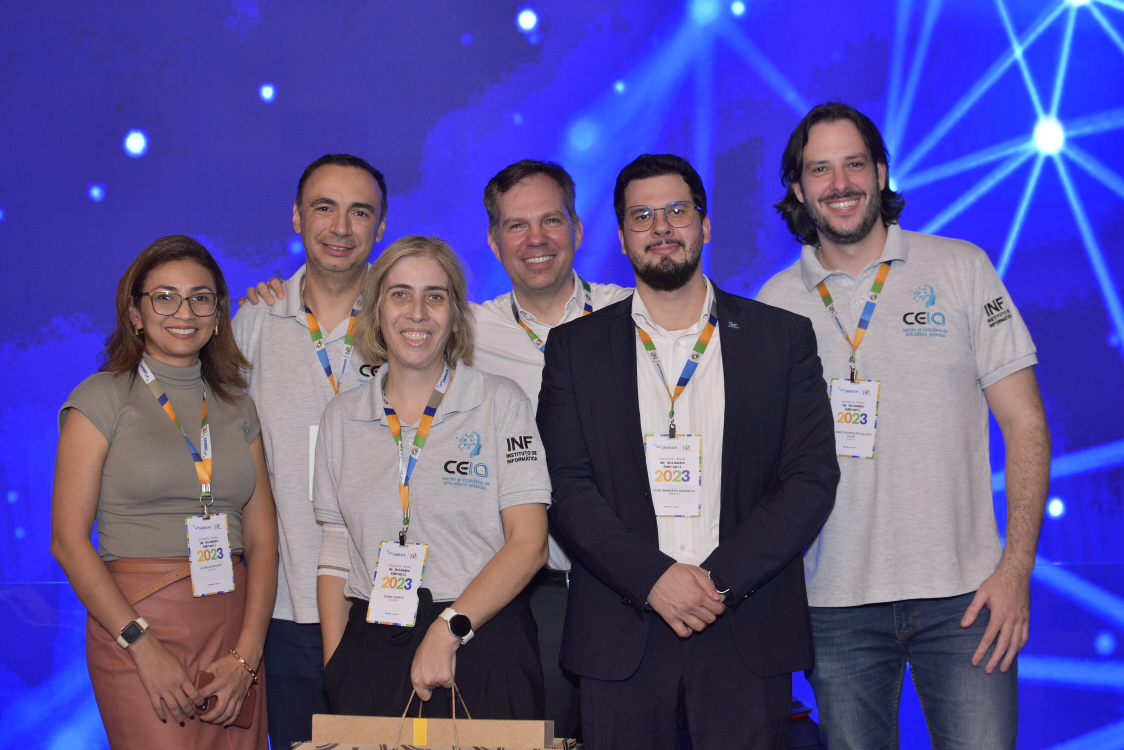
#> input picture deteccao-de-faces/img/foto-inf4.jpeg, 4496 x 3000 px, found by its file name (shown at 1/4 size)
$ python 01deteccao-de-faces.py
#> lines starting #> are read from the running program, lines starting #| are printed output that depends on the picture; after the words box and inside, x2 and y2 are one past the last pixel; in counts of white or black regions, pixels touching at a corner belong together
import cv2

# carrega a imagem a parti do caminho e armazena na variavel 'img'
img = cv2.imread(r'C:\Users\vinis\OneDrive\Documents\Programacao\visao-computacional\deteccao-de-faces\img\foto-inf4.jpeg')
#> img is the input picture: shape (3000, 4496, 3); mean B, G, R 149.6, 82.9, 91.7

# verificar as dimensoes da imagem carregada e imprime no terminal
print(img.shape)
#| (3000, 4496, 3)

# verifica se a imagem foi carregada corretamente
if img is not None:
    print('Imagem carregada com sucesso.')
    cv2.imshow('Imagem', img)   # mostra a imagem original em um janela
    cv2.waitKey(0)              # aguarda qualquer tecla ser pressionada pra continuar
    cv2.destroyAllWindows()     # fecha todas as janelas aberta do opencv
else:
    print('Erro ao carregar a imagem.') # exibe mensagem de erro se a imagem não for carregada.

img2 = cv2.resize(img, (1280, 960))  # redimensiona a imagem para 1280x960 px e armazena a nova img na variavel img2.
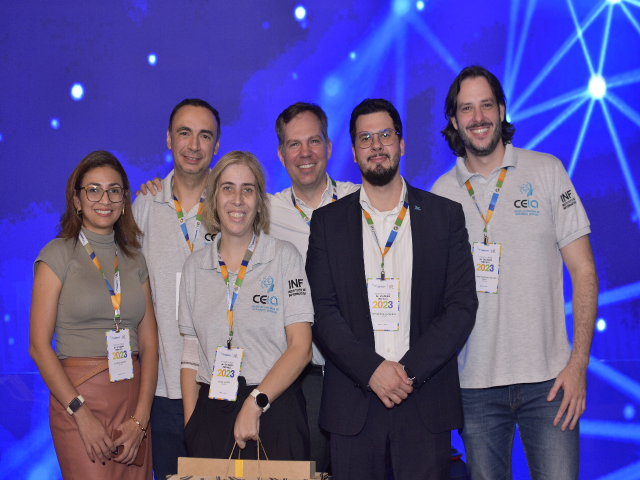
#> img2: shape (960, 1280, 3) (shown at 1/2 size); mean B, G, R 149.5, 82.7, 91.6
print(img2.shape)                   # verifica as dimensoes e mostra no terminal
#| (960, 1280, 3)

img2_cinza = cv2.cvtColor(img2, cv2.COLOR_BGR2GRAY) #converte a imagem dimensionada para escala de cinzas
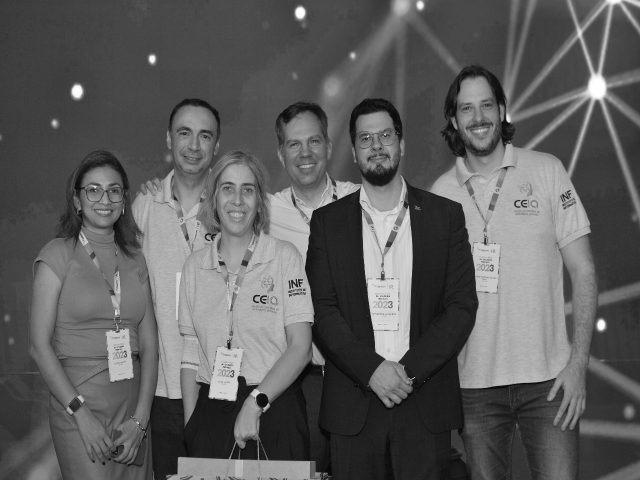
#> img2_cinza: shape (960, 1280) (shown at 1/2 size); min 5, max 255, mean 93

# verifica se a conversão para escala de cinzas foi realizada com sucesso.
if img2_cinza is not None:
    print('Imagem em escala de cinzas carregada com sucesso.')
    cv2.imshow('Imagem', img2_cinza)    # mostra a imagem oem escala de cinzas em um janela
    cv2.waitKey(0)                      # aguarda qualquer tecla ser pressionada pra continuar
    cv2.destroyAllWindows()             # fecha todas as janelas aberta do opencv
else:
    print('Erro ao carregar imagem em escala de cinza.')    # exibe mensagem de erro se a imagem não for carregada.

print(img2_cinza.shape) # verificar as dimensoes da imagem carregada e imprime no terminal
#| (960, 1280)

# carrega o classificador em cascata para detecção de faces
detector_facial = cv2.CascadeClassifier(r'C:\Users\vinis\OneDrive\Documents\Programacao\visao-computacional\deteccao-de-faces\cascades\haarcascade_frontalface_default.xml')

deteccoes = detector_facial.detectMultiScale(img2_cinza, scaleFactor=1.39)
#> deteccoes = [[899, 169, 118, 118], [333, 224, 113, 113], [696, 230, 112, 112], [560, 246, 103, 103], [422, 337, 109, 109], [143, 332, 125, 125]]
# detecta faces na imagem em escala de cinzas. `scaleFactor=1.08` ajusta como o detector faz a busca.
print(deteccoes)        # mostra as coordenadas das deteccções
#| [[899 169 118 118]
#|  [333 224 113 113]
#|  [696 230 112 112]
#|  [560 246 103 103]
#|  [422 337 109 109]
#|  [143 332 125 125]]
print(len(deteccoes))   # mostra o número de faces detectadas
#| 6


# desenha retangulos ao redor das faces detectadas na imagem redimensionada
for x, y, w, h in deteccoes:
    cv2.rectangle(img2, (x,y), (x+w, y+h), (0,255,52), 2)
#> this loop made 6 passes
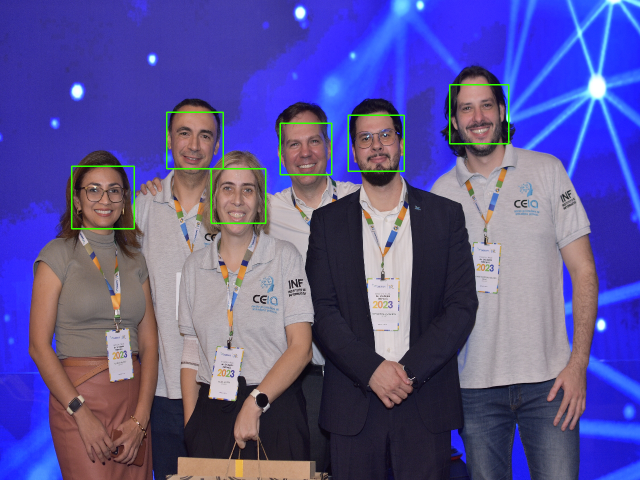
#> img2: shape (960, 1280, 3) (shown at 1/2 size); 0.66% of pixels changed, all inside (x1, y1, x2, y2) = (142, 168, 1019, 459)
    # desenha um retangulo com a cor (0,255,52) e expressura de 2 pixels


cv2.imshow('Imagem com detecção de faces', img2)    # exibe a imagem com retângulos ao redor dasfaces detectadas
cv2.waitKey(0)                                      # aguarda qualquer tecla ser pressionada pra continuar
cv2.destroyAllWindows()                             # fecha todas as janelas aberta do opencv

$ run again, with deteccao-de-faces/img/foto-inf1.jpeg copied over deteccao-de-faces/img/foto-inf4.jpeg
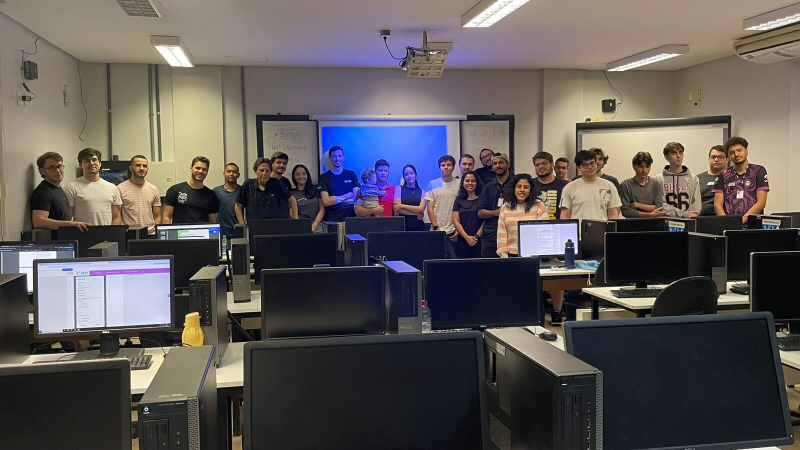
#> input picture deteccao-de-faces/img/foto-inf1.jpeg, 1600 x 900 px, found by its file name (shown at 1/2 size)
#> img is the input picture: shape (900, 1600, 3); mean B, G, R 86.2, 87.1, 92.1
#| (900, 1600, 3)
#| (960, 1280, 3)
#> `img2_cinza = cv2.cvtColor(img2, cv2.COLOR_BGR2GRAY)`:
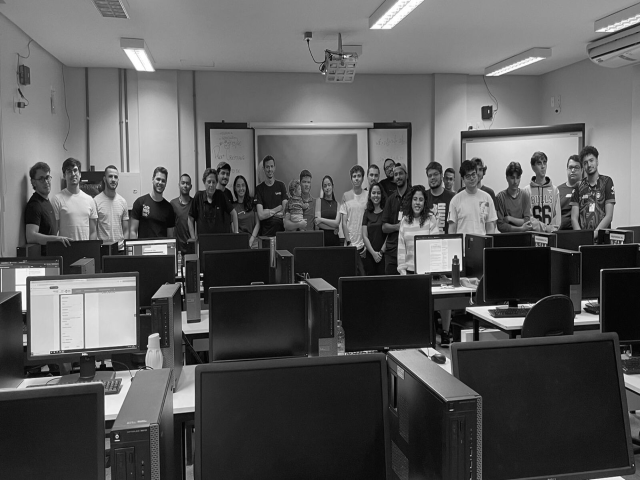
#> img2_cinza: shape (960, 1280) (shown at 1/2 size); min 0, max 255, mean 88.4
#| (960, 1280)
#> deteccoes = [[470, 362, 24, 24], [851, 338, 33, 33], [465, 359, 33, 33], [737, 374, 33, 33], [819, 386, 33, 33]]
#| [[470 362  24  24]
#|  [851 338  33  33]
#|  [465 359  33  33]
#|  [737 374  33  33]
#|  [819 386  33  33]]
#| 5
#> the loop `for x, y, w, h in deteccoes:` made 5 passes
#> after the loop `for x, y, w, h in deteccoes:`:
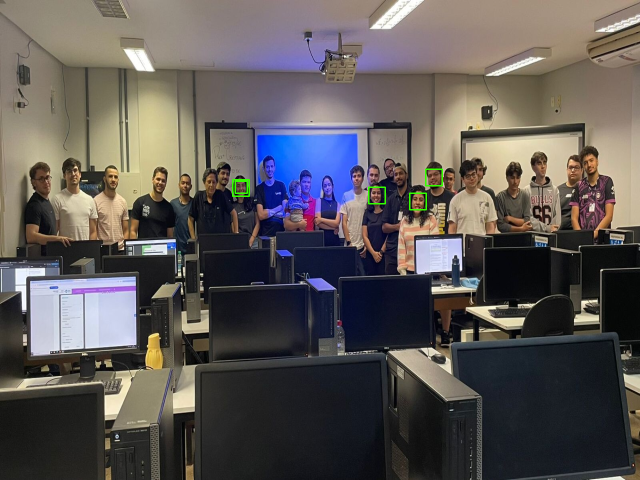
#> img2: shape (960, 1280, 3) (shown at 1/2 size); mean B, G, R 86, 87.3, 92

$ run again, with deteccao-de-faces/img/foto-inf2.jpeg copied over deteccao-de-faces/img/foto-inf4.jpeg
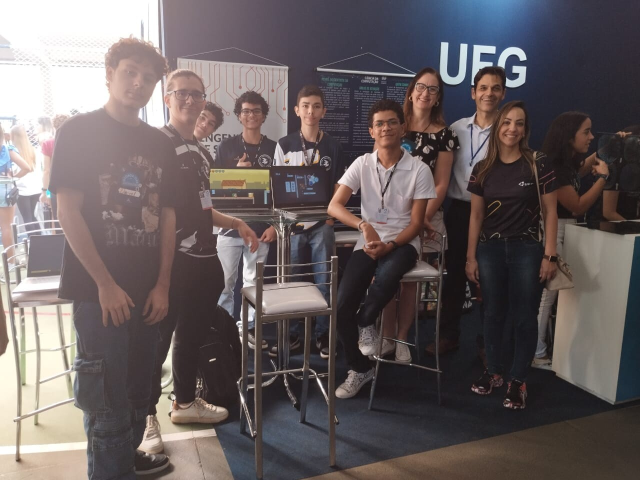
#> input picture deteccao-de-faces/img/foto-inf2.jpeg, 1280 x 960 px, found by its file name (shown at 1/2 size)
#> img is the input picture: shape (960, 1280, 3); mean B, G, R 96.7, 96.1, 105.5
#| (960, 1280, 3)
#| (960, 1280, 3)
#> `img2_cinza = cv2.cvtColor(img2, cv2.COLOR_BGR2GRAY)`:
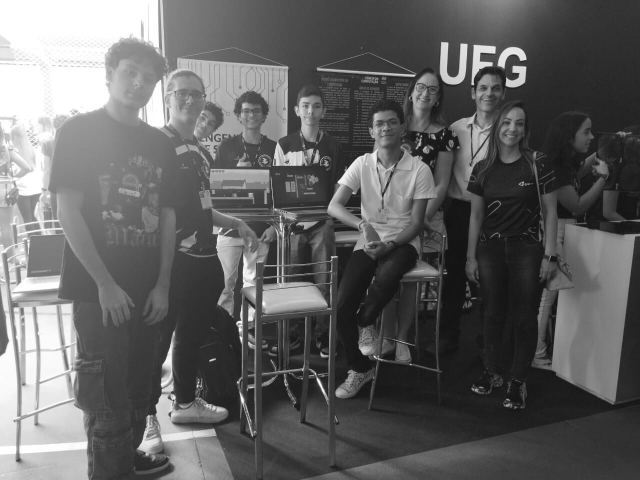
#> img2_cinza: shape (960, 1280) (shown at 1/2 size); min 5, max 255, mean 99
#| (960, 1280)
#> deteccoes = [[947, 152, 64, 64], [820, 151, 64, 64], [590, 187, 64, 64], [740, 221, 64, 64], [994, 221, 64, 64], [334, 152, 90, 90]]
#| [[947 152  64  64]
#|  [820 151  64  64]
#|  [590 187  64  64]
#|  [740 221  64  64]
#|  [994 221  64  64]
#|  [334 152  90  90]]
#| 6
#> the loop `for x, y, w, h in deteccoes:` made 6 passes
#> after the loop `for x, y, w, h in deteccoes:`:
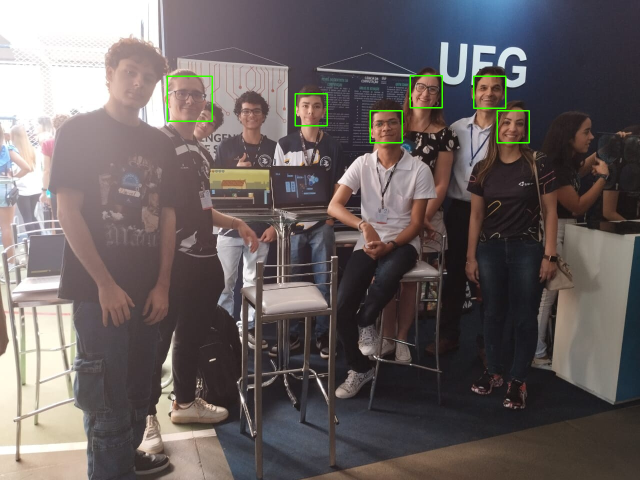
#> img2: shape (960, 1280, 3) (shown at 1/2 size); 0.4% of pixels changed, all inside (x1, y1, x2, y2) = (333, 150, 1060, 287)

$ run again, with deteccao-de-faces/img/foto-inf3-redim.jpeg copied over deteccao-de-faces/img/foto-inf4.jpeg
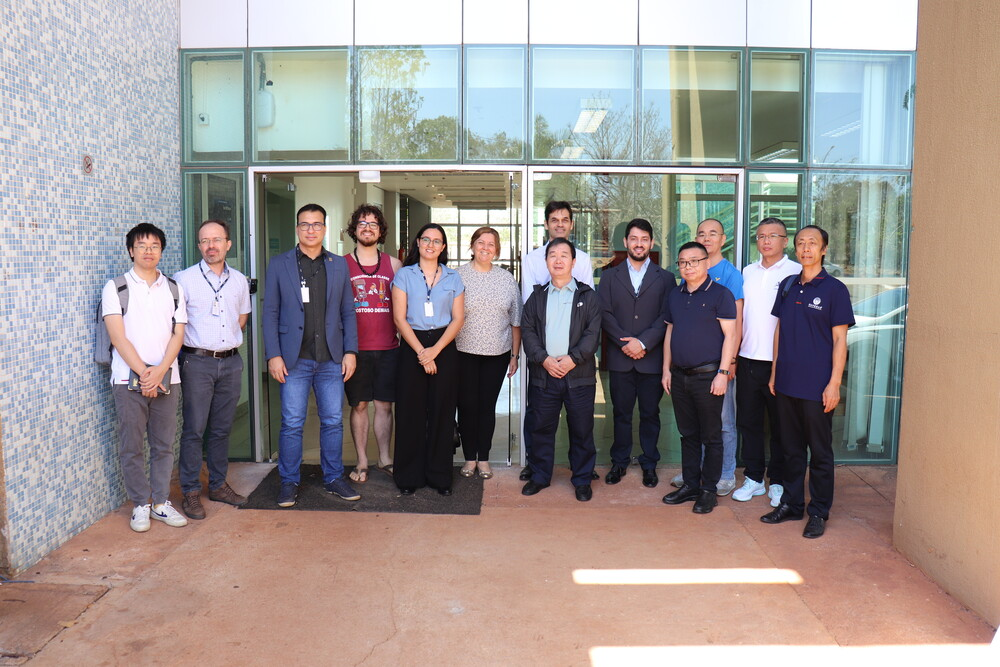
#> input picture deteccao-de-faces/img/foto-inf3-redim.jpeg, 1000 x 667 px, found by its file name
#> img is the input picture: shape (667, 1000, 3); mean B, G, R 146.3, 148.4, 158.1
#| (667, 1000, 3)
#| (960, 1280, 3)
#> `img2_cinza = cv2.cvtColor(img2, cv2.COLOR_BGR2GRAY)`:
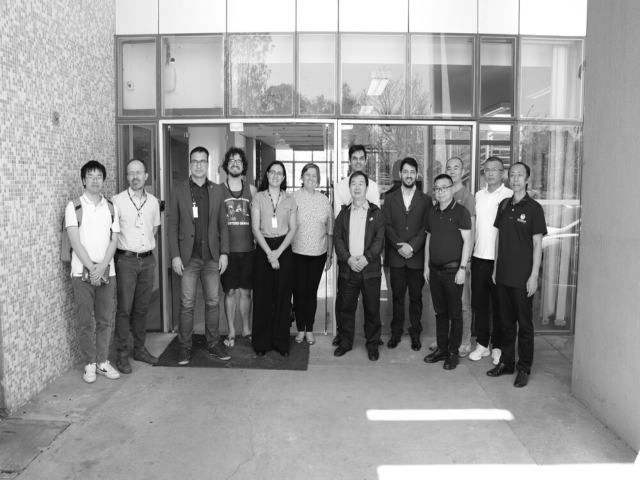
#> img2_cinza: shape (960, 1280) (shown at 1/2 size); min 2, max 255, mean 151
#| (960, 1280)
#> deteccoes = [[700, 305, 33, 33], [966, 326, 33, 33], [536, 334, 33, 33], [802, 332, 33, 33], [604, 338, 33, 33], [700, 356, 33, 33], [694, 300, 46, 46], [794, 326, 46, 46], [1010, 333, 46, 46], [692, 351, 46, 46], [364, 301, 64, 64]]
#| [[ 700  305   33   33]
#|  [ 966  326   33   33]
#|  [ 536  334   33   33]
#|  [ 802  332   33   33]
#|  [ 604  338   33   33]
#|  [ 700  356   33   33]
#> (further printed lines are left out)
#| 11
#> the loop `for x, y, w, h in deteccoes:` made 11 passes
#> after the loop `for x, y, w, h in deteccoes:`:
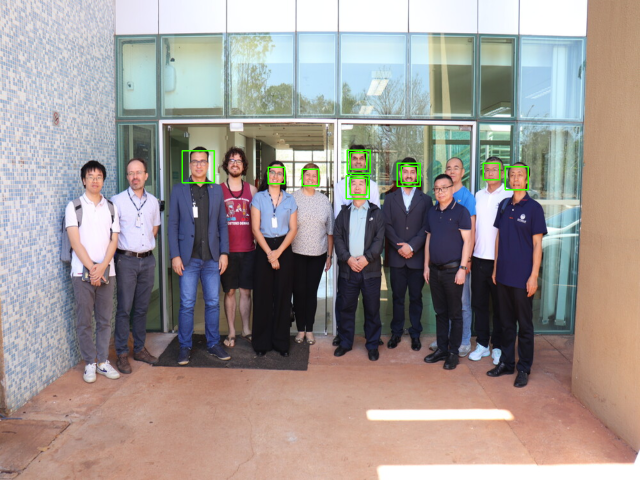
#> img2: shape (960, 1280, 3) (shown at 1/2 size); mean B, G, R 145.7, 148.9, 157.6
